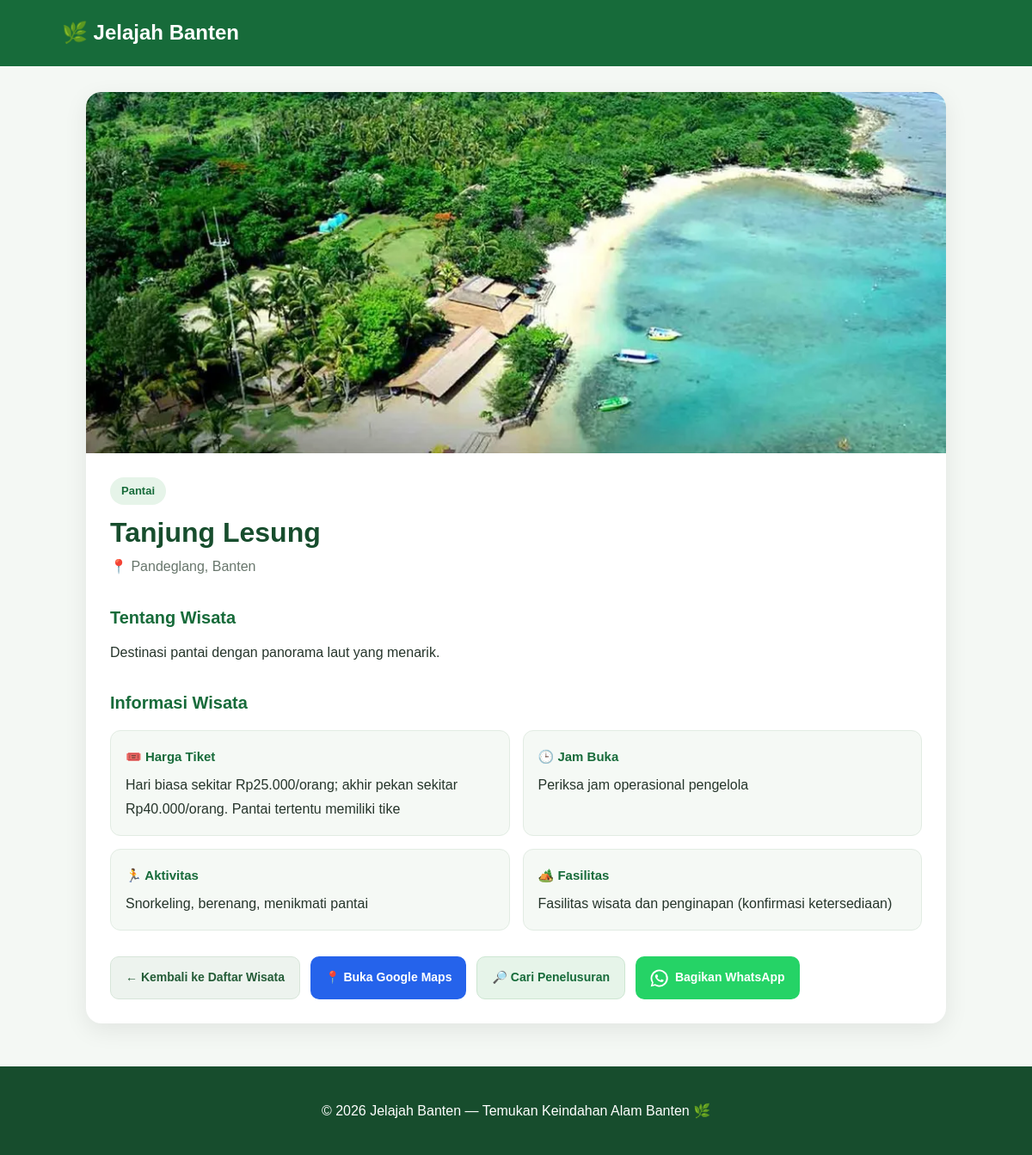
Screenshot of /detail.php?id=3 with the database file from the repository.
### tables this page shows
CREATE TABLE `wisata` (
  `id` int(11) NOT NULL,
  `nama` varchar(150) NOT NULL,
  `lokasi` varchar(200) NOT NULL,
  `kategori` varchar(100) NOT NULL,
  `deskripsi` text NOT NULL,
  `foto` varchar(255) NOT NULL,
  `aktivitas` text DEFAULT NULL,
  `harga_tiket` varchar(100) DEFAULT NULL,
  `jam_buka` varchar(100) DEFAULT NULL,
  `fasilitas` text DEFAULT NULL,
  `created_at` timestamp NOT NULL DEFAULT current_timestamp()
);

### detail.php (the view, shortened to what this page needs)
<?php
require_once __DIR__ . '/config/database.php';
$conn->set_charset("utf8mb4");
function e($teks) {
    return htmlspecialchars((string)($teks ?? ''), ENT_QUOTES, 'UTF-8');
}
function gambarDetail($foto) {
    $namaFile = basename((string)($foto ?? ''));
    $lokal = __DIR__ . '/images/' . $namaFile;
    if ($namaFile !== '' && is_file($lokal)) {
        return 'images/' . rawurlencode($namaFile);
    }
    return '';
}
$id = filter_input(INPUT_GET, 'id', FILTER_VALIDATE_INT);
if (!$id || $id < 1) {
    http_response_code(404);
    $wisata = null;
} else {
    $stmt = $conn->prepare("SELECT * FROM wisata WHERE id = ? LIMIT 1");
    $stmt->bind_param("i", $id);
    $stmt->execute();
    $hasil = $stmt->get_result();
    $wisata = $hasil->fetch_assoc();
}
$nama = $wisata['nama'] ?? '';
$lokasi = $wisata['lokasi'] ?? '';
$kategori = $wisata['kategori'] ?? '';
$deskripsi = $wisata['deskripsi'] ?? '';
$foto = gambarDetail($wisata['foto'] ?? '');
$aktivitas = trim((string)($wisata['aktivitas'] ?? ''));
$harga = trim((string)($wisata['harga_tiket'] ?? ''));
$jam = trim((string)($wisata['jam_buka'] ?? ''));
$fasilitas = trim((string)($wisata['fasilitas'] ?? ''));
$queryGoogle = urlencode($nama . ' ' . $lokasi);
$linkMaps = 'https://www.google.com/maps/search/?api=1&query=' . $queryGoogle;
$linkCari = 'https://www.google.com/search?q=' . $queryGoogle;
$pesanWhatsApp = "Yuk, kunjungi {$nama} yang berlokasi di {$lokasi}!\n\n"
    . "Kategori: {$kategori}\n"
    . "Informasi wisata ini bisa kamu lihat di website Jelajah Banten.\n\n"
    . "Ayo temukan destinasi wisata menarik lainnya di Banten!";
$linkWhatsApp = 'https://wa.me/?text=' . urlencode($pesanWhatsApp);
?>
<!DOCTYPE html>
<html lang="id">
<head>
</head>
<body>
<header>
    <p class="logo">
        <a href="index.php">🌿 Jelajah Banten</a>
    </p>
</header>
<main class="wadah">
    <?php if (!$wisata): ?>
        <section class="tidak-ditemukan">
            <h1>Wisata Tidak Ditemukan</h1>
            <p>Data wisata tidak tersedia atau mungkin sudah dihapus.</p>
            <a href="index.php" class="tombol tombol-kembali">
                ← Kembali ke Daftar Wisata
            </a>
        </section>
    <?php else: ?>
        <article class="kartu">
            <?php if ($foto !== ''): ?>
                <img
                    src="<?= e($foto) ?>"
                    alt="<?= e($nama) ?>"
                    class="foto-wisata"
                >
            <?php else: ?>
                <div class="tanpa-foto">
                    Foto wisata belum tersedia
                </div>
            <?php endif; ?>
            <div class="isi">
                <span class="kategori"><?= e($kategori ?: 'Wisata') ?></span>
                <h1><?= e($nama) ?></h1>
                <div class="lokasi">
                    📍 <?= e($lokasi ?: 'Lokasi belum tersedia') ?>
                </div>
                <h2 class="judul-bagian">Tentang Wisata</h2>
                <div class="deskripsi"><?= e($deskripsi ?: 'Deskripsi wisata belum tersedia.') ?></div>
                <h2 class="judul-bagian">Informasi Wisata</h2>
                <div class="grid-info">
                    <section class="info">
                        <h3>🎟️ Harga Tiket</h3>
                        <p><?= e($harga !== '' ? $harga : 'Informasi harga tiket belum tersedia.') ?></p>
                    </section>
                    <section class="info">
                        <h3>🕒 Jam Buka</h3>
                        <p><?= e($jam !== '' ? $jam : 'Informasi jam buka belum tersedia.') ?></p>
                    </section>
                    <section class="info">
                        <h3>🏃 Aktivitas</h3>
                        <p><?= nl2br(e($aktivitas !== '' ? $aktivitas : 'Informasi aktivitas belum tersedia.')) ?></p>
                    </section>
                    <section class="info">
                        <h3>🏕️ Fasilitas</h3>
                        <p><?= nl2br(e($fasilitas !== '' ? $fasilitas : 'Informasi fasilitas belum tersedia.')) ?></p>
                    </section>
                </div>
                <div class="tombol-aksi">
                    <a href="index.php" class="tombol tombol-kembali">
                        ← Kembali ke Daftar Wisata
                    </a>
                    <a
                        href="<?= e($linkMaps) ?>"
                        target="_blank"
                        rel="noopener noreferrer"
                        class="tombol tombol-maps"
                    >
                        📍 Buka Google Maps
                    </a>
                    <a
                        href="<?= e($linkCari) ?>"
                        target="_blank"
                        rel="noopener noreferrer"
                        class="tombol tombol-cari"
                    >
                        🔎 Cari Penelusuran
                    </a>
                    <a
                        href="<?= e($linkWhatsApp) ?>"
                        target="_blank"
                        rel="noopener noreferrer"
                        class="tombol tombol-whatsapp"
                    >
                        Bagikan WhatsApp
                    </a>
                </div>
            </div>
        </article>
    <?php endif; ?>
</main>
<footer>
    <p>© <?= date('Y') ?> Jelajah Banten — Temukan Keindahan Alam Banten 🌿</p>
</footer>
</body>
</html>

### detail.php (style rules this page uses)
* { box-sizing: border-box; }
body { margin: 0; font-family: Arial, Helvetica, sans-serif; background: #f4f8f4; color: #26352b; line-height: 1.7; }
header { background: #176b3a; color: white; padding: 18px 6%; }
.logo { margin: 0; font-size: 24px; font-weight: bold; }
.logo a { color: white; text-decoration: none; }
.wadah { max-width: 1000px; width: 92%; margin: 30px auto 50px; }
.kartu { background: white; border-radius: 18px; overflow: hidden; box-shadow: 0 8px 28px rgba(0, 0, 0, 0.08); }
.foto-wisata { display: block; width: 100%; height: 420px; object-fit: cover; background: #e1e9e2; }
.isi { padding: 28px; }
.kategori { display: inline-block; padding: 5px 13px; background: #e6f4e9; color: #176b3a; border-radius: 30px; font-size: 13px; font-weight: bold; }
h1 { margin: 12px 0 5px; color: #174d2d; font-size: 32px; line-height: 1.3; }
.lokasi { color: #68766c; margin-top: 5px; }
.judul-bagian { margin: 28px 0 10px; color: #176b3a; font-size: 20px; }
.deskripsi { white-space: pre-line; overflow-wrap: anywhere; }
.grid-info { display: grid; grid-template-columns: repeat(2, minmax(0, 1fr)); gap: 15px; margin-top: 15px; }
.info { padding: 17px; background: #f5f9f5; border: 1px solid #e2ece3; border-radius: 12px; min-width: 0; }
.info h3 { margin: 0 0 7px; font-size: 15px; color: #176b3a; }
.info p { margin: 0; overflow-wrap: anywhere; }
.tombol-aksi { display: flex; flex-wrap: wrap; gap: 12px; margin-top: 30px; }
.tombol { display: inline-flex; align-items: center; justify-content: center; gap: 8px; padding: 12px 17px; min-height: 46px; border-radius: 10px; text-decoration: none; font-weight: bold; font-size: 14px; transition: 0.2s ease; }
.tombol-kembali { background: #edf3ee; color: #245c37; border: 1px solid #d7e5d9; }
.tombol-maps { background: #2563eb; color: white; }
.tombol-cari { background: #e6f4e9; color: #176b3a; border: 1px solid #cde6d2; }
.tombol-whatsapp { background: #25d366; color: white; }
.tombol-whatsapp svg { width: 21px; height: 21px; flex-shrink: 0; }
footer { padding: 22px; background: #174d2d; color: white; text-align: center; }

### rows the page displays
wisata: foto (picture), kategori "Pantai", nama "Tanjung Lesung", lokasi "Pandeglang, Banten", deskripsi "Destinasi pantai dengan panorama laut yang menarik.", harga_tiket "Hari biasa sekitar Rp25.000/orang; akhir pekan sekitar Rp40.000/orang. Pantai tertentu memiliki tike", jam_buka "Periksa jam operasional pengelola", aktivitas "Snorkeling, berenang, menikmati pantai", fasilitas "Fasilitas wisata dan penginapan (konfirmasi ketersediaan)"
